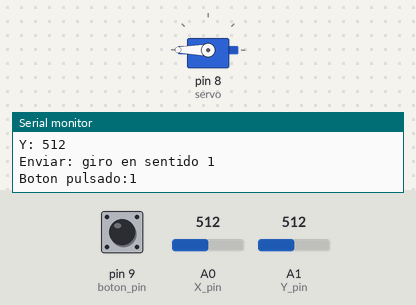
Recording of a sketch running on a simulated Arduino Uno, built with avr-gcc and run on an emulated ATmega328P. On the bench: servo, the last lines printed to the serial monitor. The inputs (shaded band) are chosen by the test bench; at power-on: A0 (X_pin) = 512, A1 (Y_pin) = 512, pin 9 (boton_pin) HIGH.

Above: at 1.2 s.
1.3 s: A0 (X_pin) set to 478
At 2.3 s:
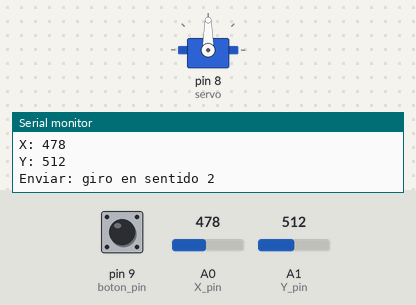
2.8 s: A0 (X_pin) set to 0
At 3.3 s:
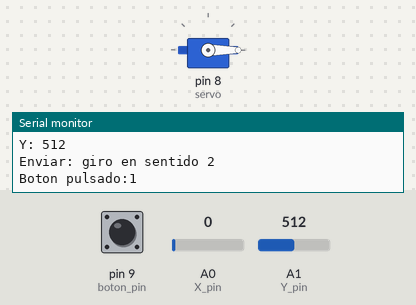
4.3 s: A1 (Y_pin) set to 107
7.3 s: A1 (Y_pin) set to 91
10.3 s: A0 (X_pin) set to 1023
At 11.0 s:
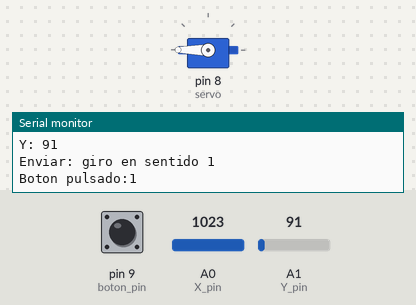
Timing chart, 0 to 12.8 s (numbered marks = the images above; inputs shaded):
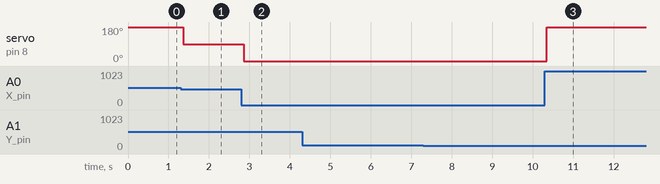

The sketch:

Teleoperado4.1.ino
```cpp
  //AUTORES:
  //Martin Beltran Diaz - UO276244
  //Stelian Adrian Stanci - UO277653
  //Laura Pernia Blanco - UO276264
#include <Servo.h>

Servo servo;
int boton_pin = 9; // Pin digital para el botón
int X_pin = A0; // Pin analógico para leer eje X
int Y_pin = A1; // Pin analógico para leer eje Y


int centro_X = 486;//Valores del centro del joystick que no está exactamente en el centro (512,512)
int centro_Y = 501;
int margen = 10; //Margen para detectar movimiento joystick

void setup() {
  // put your setup code here, to run once:
 //3.-
 Serial.begin(9600);
 servo.attach(8);
 pinMode(boton_pin, INPUT_PULLUP);
}
void loop(){


    Serial.println("Boton pulsado:"+String(digitalRead(boton_pin)));

    int valorX = analogRead(X_pin);
    Serial.println("X: "+String(valorX));

    int valorY = analogRead(Y_pin);
    Serial.println("Y: "+String(valorY));


    if(valorX > centro_X + margen){
      //4.- Posición giro horario (180)
    Serial.println("Enviar: giro en sentido 1");
    servo.write(180);

    }else if(valorX < centro_X - margen){
      Serial.println("Enviar: giro en sentido 2");
      servo.write(0);
    }else{
//6.- Posición detener (90) esperar 2s
      Serial.println("Enviar: giro en sentido 2");
      servo.write(90);
    }


    /*

    //5.- s
    Serial.println("Enviar: detener");
    servo.write(90);
    delay(2000);
    // Otros valores entre (0-84) y (93-180) hacen que gire
    //más despacio cuanto más cercano al 90 y más rápido cuanto más
    //cercano al 0 y 180
    */
}
```

Measured:
- the behaviour switches between 497 and 496 on A0 (X_pin) (found by bisection; images 0 and 1)
- after the input at 1.3 s, servo on pin 8 (servo): 180° → 90° after 0.07 s
- after the input at 2.8 s, servo on pin 8 (servo): 90° → 0° after 0.06 s
- after the input at 10.3 s, servo on pin 8 (servo): 0° → 180° after 0.05 s
